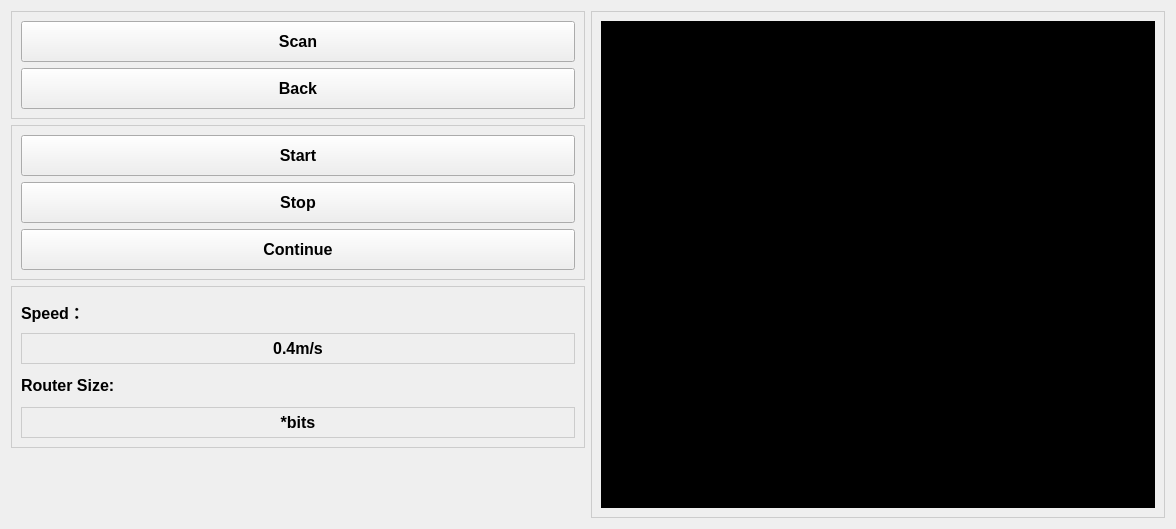
<?xml version="1.0" encoding="UTF-8"?>
<ui version="4.0">
 <class>Form</class>
 <widget class="QWidget" name="Form">
  <property name="geometry">
   <rect>
    <x>0</x>
    <y>0</y>
    <width>1176</width>
    <height>529</height>
   </rect>
  </property>
  <property name="windowTitle">
   <string>自动绘画UI</string>
  </property>
  <property name="styleSheet">
   <string notr="true">QFrame#frame{
border:1px solid #cccccc;
}
QFrame#frame_2{
border:1px solid #cccccc;
}
QFrame#frame_3{
border:1px solid #cccccc;
}
QFrame#zoom_frame{
border:1px solid #cccccc;
}</string>
  </property>
  <layout class="QHBoxLayout" name="horizontalLayout" stretch="0,0">
   <item>
    <layout class="QVBoxLayout" name="verticalLayout_5">
     <item>
      <widget class="QFrame" name="frame">
       <property name="styleSheet">
        <string notr="true"/>
       </property>
       <property name="frameShape">
        <enum>QFrame::StyledPanel</enum>
       </property>
       <property name="frameShadow">
        <enum>QFrame::Raised</enum>
       </property>
       <layout class="QVBoxLayout" name="verticalLayout" stretch="0,0">
        <item>
         <widget class="QPushButton" name="scan_btn">
          <property name="minimumSize">
           <size>
            <width>121</width>
            <height>41</height>
           </size>
          </property>
          <property name="font">
           <font>
            <family>Arial</family>
            <pointsize>12</pointsize>
            <weight>75</weight>
            <bold>true</bold>
           </font>
          </property>
          <property name="text">
           <string>Scan</string>
          </property>
         </widget>
        </item>
        <item>
         <widget class="QPushButton" name="back_btn">
          <property name="minimumSize">
           <size>
            <width>121</width>
            <height>41</height>
           </size>
          </property>
          <property name="font">
           <font>
            <family>Arial</family>
            <pointsize>12</pointsize>
            <weight>75</weight>
            <bold>true</bold>
           </font>
          </property>
          <property name="text">
           <string>Back</string>
          </property>
         </widget>
        </item>
       </layout>
      </widget>
     </item>
     <item>
      <widget class="QFrame" name="frame_2">
       <property name="styleSheet">
        <string notr="true"/>
       </property>
       <property name="frameShape">
        <enum>QFrame::StyledPanel</enum>
       </property>
       <property name="frameShadow">
        <enum>QFrame::Raised</enum>
       </property>
       <layout class="QVBoxLayout" name="verticalLayout_2">
        <item>
         <widget class="QPushButton" name="start_btn">
          <property name="minimumSize">
           <size>
            <width>121</width>
            <height>41</height>
           </size>
          </property>
          <property name="font">
           <font>
            <family>Arial</family>
            <pointsize>12</pointsize>
            <weight>75</weight>
            <bold>true</bold>
           </font>
          </property>
          <property name="text">
           <string>Start</string>
          </property>
         </widget>
        </item>
        <item>
         <widget class="QPushButton" name="stop_btn">
          <property name="minimumSize">
           <size>
            <width>121</width>
            <height>41</height>
           </size>
          </property>
          <property name="font">
           <font>
            <family>Arial</family>
            <pointsize>12</pointsize>
            <weight>75</weight>
            <bold>true</bold>
           </font>
          </property>
          <property name="text">
           <string>Stop</string>
          </property>
         </widget>
        </item>
        <item>
         <widget class="QPushButton" name="continue_btn">
          <property name="minimumSize">
           <size>
            <width>121</width>
            <height>41</height>
           </size>
          </property>
          <property name="font">
           <font>
            <family>Arial</family>
            <pointsize>12</pointsize>
            <weight>75</weight>
            <bold>true</bold>
           </font>
          </property>
          <property name="text">
           <string>Continue</string>
          </property>
         </widget>
        </item>
       </layout>
      </widget>
     </item>
     <item>
      <widget class="QFrame" name="frame_3">
       <property name="styleSheet">
        <string notr="true"/>
       </property>
       <property name="frameShape">
        <enum>QFrame::StyledPanel</enum>
       </property>
       <property name="frameShadow">
        <enum>QFrame::Raised</enum>
       </property>
       <layout class="QVBoxLayout" name="verticalLayout_3">
        <item>
         <widget class="QLabel" name="label">
          <property name="minimumSize">
           <size>
            <width>121</width>
            <height>31</height>
           </size>
          </property>
          <property name="font">
           <font>
            <family>Arial</family>
            <pointsize>12</pointsize>
            <weight>75</weight>
            <bold>true</bold>
           </font>
          </property>
          <property name="text">
           <string>Speed：</string>
          </property>
         </widget>
        </item>
        <item>
         <widget class="QLabel" name="speed_label">
          <property name="minimumSize">
           <size>
            <width>121</width>
            <height>31</height>
           </size>
          </property>
          <property name="font">
           <font>
            <family>Arial</family>
            <pointsize>12</pointsize>
            <weight>75</weight>
            <bold>true</bold>
           </font>
          </property>
          <property name="styleSheet">
           <string notr="true">border:1px solid #cccccc;</string>
          </property>
          <property name="text">
           <string>0.4m/s</string>
          </property>
          <property name="alignment">
           <set>Qt::AlignCenter</set>
          </property>
         </widget>
        </item>
        <item>
         <widget class="QLabel" name="label_2">
          <property name="minimumSize">
           <size>
            <width>121</width>
            <height>31</height>
           </size>
          </property>
          <property name="font">
           <font>
            <family>Arial</family>
            <pointsize>12</pointsize>
            <weight>75</weight>
            <bold>true</bold>
           </font>
          </property>
          <property name="text">
           <string>Router Size:</string>
          </property>
         </widget>
        </item>
        <item>
         <widget class="QLabel" name="bits_label">
          <property name="minimumSize">
           <size>
            <width>121</width>
            <height>31</height>
           </size>
          </property>
          <property name="font">
           <font>
            <family>Arial</family>
            <pointsize>12</pointsize>
            <weight>75</weight>
            <bold>true</bold>
           </font>
          </property>
          <property name="styleSheet">
           <string notr="true">border:1px solid #cccccc;</string>
          </property>
          <property name="text">
           <string>*bits</string>
          </property>
          <property name="alignment">
           <set>Qt::AlignCenter</set>
          </property>
         </widget>
        </item>
       </layout>
      </widget>
     </item>
     <item>
      <spacer name="verticalSpacer_2">
       <property name="orientation">
        <enum>Qt::Vertical</enum>
       </property>
       <property name="sizeHint" stdset="0">
        <size>
         <width>20</width>
         <height>40</height>
        </size>
       </property>
      </spacer>
     </item>
    </layout>
   </item>
   <item>
    <layout class="QVBoxLayout" name="verticalLayout_6">
     <item>
      <widget class="QFrame" name="zoom_frame">
       <property name="frameShape">
        <enum>QFrame::StyledPanel</enum>
       </property>
       <property name="frameShadow">
        <enum>QFrame::Raised</enum>
       </property>
       <layout class="QVBoxLayout" name="verticalLayout_4">
        <item>
         <widget class="QLabel" name="label_3">
          <property name="styleSheet">
           <string notr="true">background-color: rgb(0, 0, 0);</string>
          </property>
          <property name="text">
           <string>TextLabel</string>
          </property>
         </widget>
        </item>
       </layout>
      </widget>
     </item>
    </layout>
   </item>
  </layout>
 </widget>
 <resources/>
 <connections/>
</ui>
